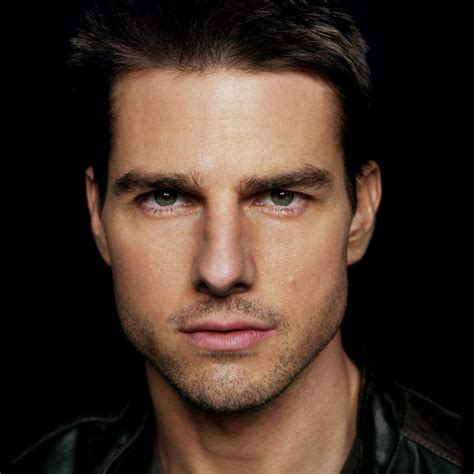
#> input picture ia-main/dataset/Tom Cruise/016_9959338f.jpg, 474 x 474 px; its folder holds only this picture in this run
$ python recortarimg.py
#> lines starting #> are read from the running program, lines starting #| are printed output that depends on the picture
import cv2
import os
import glob

# 1. Configuración
# Pon aquí el nombre de la carpeta del actor que quieres procesar
nombre_actor = 'Tom Cruise'  # Cambia esto por el nombre de tu carpeta
path_origen = os.path.join('dataset', nombre_actor)
path_destino = os.path.join('dataset_procesado', nombre_actor) # Guardaremos las buenas aquí

if not os.path.exists(path_destino):
    os.makedirs(path_destino)

face_cascade = cv2.CascadeClassifier(cv2.data.haarcascades + 'haarcascade_frontalface_default.xml')

print(f"Procesando imágenes de {nombre_actor}...")
count = 0

# 2. Leer todas las imágenes .jpg o .png de la carpeta del actor
rutas_imagenes = glob.glob(os.path.join(path_origen, '*.*'))

for img_path in rutas_imagenes:
    img = cv2.imread(img_path)
#> img is the input picture: shape (474, 474, 3); mean B, G, R 39.6, 49.2, 66.2
    if img is None: continue # Saltar si el archivo no es una imagen válida

    gray = cv2.cvtColor(img, cv2.COLOR_BGR2GRAY)
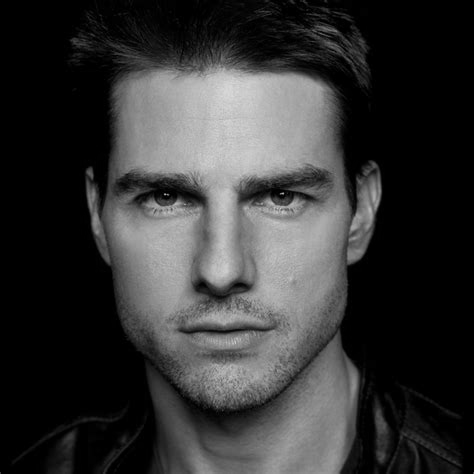
#> gray: shape (474, 474); min 0, max 217, mean 53.2
    faces = face_cascade.detectMultiScale(gray, 1.3, 5)
#> faces = [[66, 73, 319, 319]]

    # 3. Recortar y guardar
    for (x, y, w, h) in faces:
        rostro_recortado = img[y:y + h, x:x + w]
        rostro_recortado = cv2.resize(rostro_recortado, (60, 60), interpolation=cv2.INTER_CUBIC)

        # Guardar con el mismo formato que usaste para las tuyas
        cv2.imwrite(os.path.join(path_destino, f'rostro_{count}.jpg'), rostro_recortado)
        count += 1
#> this loop made 1 pass
#> (x, y, w, h, count) on pass 1: (66, 73, 319, 319, 1)
#> pass 1, `rostro_recortado = img[y:y + h, x:x + w]`:
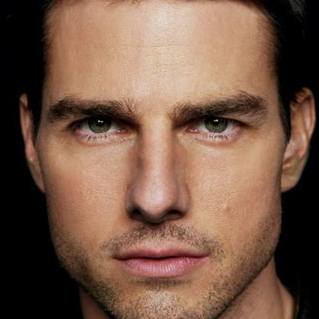
#> rostro_recortado: shape (319, 319, 3); mean B, G, R 71.8, 89.1, 119.7
#> pass 1, `rostro_recortado = cv2.resize(rostro_recortado, (60, 60), interpolatio..`:
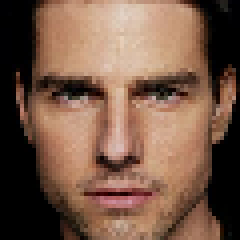
#> rostro_recortado: shape (60, 60, 3) (shown 4 times larger); mean B, G, R 71.8, 89.1, 119.5
#> after the loop, count = 1

print(f"¡Listo! Se extrajeron {count} rostros limpios en la carpeta {path_destino}")
#| ¡Listo! Se extrajeron 1 rostros limpios en la carpeta dataset_procesado/Tom Cruise

$ run again, on ia-main/dataset/Tom Cruise/rostro_22.jpg
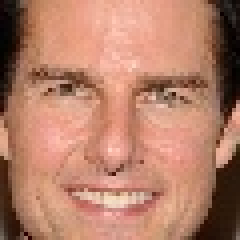
#> input picture ia-main/dataset/Tom Cruise/rostro_22.jpg, 60 x 60 px (shown 4 times larger)
#> img is the input picture: shape (60, 60, 3); mean B, G, R 105.3, 127.2, 181
#> `gray = cv2.cvtColor(img, cv2.COLOR_BGR2GRAY)`:
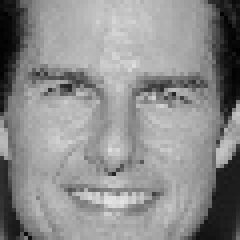
#> gray: shape (60, 60) (shown 4 times larger); min 1, max 227, mean 140.8
#> faces = [[3, 3, 53, 53]]
#> the loop `for (x, y, w, h) in faces:` made 1 pass
#> (x, y, w, h, count) on pass 1: (3, 3, 53, 53, 1)
#> pass 1, `rostro_recortado = cv2.resize(rostro_recortado, (60, 60), interpolatio..`:
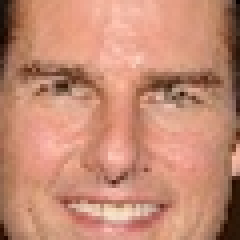
#> rostro_recortado: shape (60, 60, 3) (shown 4 times larger); mean B, G, R 116, 139.2, 197.8
#> after the loop `for (x, y, w, h) in faces:`: count = 1
#| ¡Listo! Se extrajeron 1 rostros limpios en la carpeta dataset_procesado/Tom Cruise

$ run again, on ia-main/dataset/Tom Cruise/rostro_30.jpg
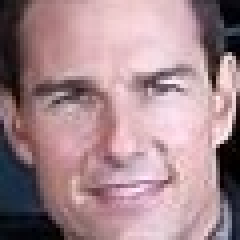
#> input picture ia-main/dataset/Tom Cruise/rostro_30.jpg, 60 x 60 px (shown 4 times larger)
#> img is the input picture: shape (60, 60, 3); mean B, G, R 141.8, 136, 165.6
#> `gray = cv2.cvtColor(img, cv2.COLOR_BGR2GRAY)`:
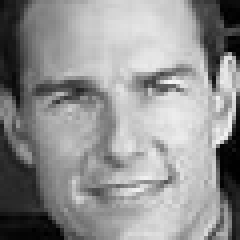
#> gray: shape (60, 60) (shown 4 times larger); min 0, max 245, mean 145.5
#> faces = [[3, 3, 52, 52]]
#> the loop `for (x, y, w, h) in faces:` made 1 pass
#> (x, y, w, h, count) on pass 1: (3, 3, 52, 52, 1)
#> pass 1, `rostro_recortado = cv2.resize(rostro_recortado, (60, 60), interpolatio..`:
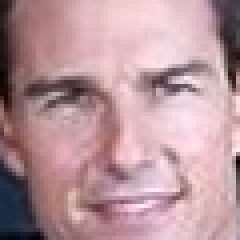
#> rostro_recortado: shape (60, 60, 3) (shown 4 times larger); mean B, G, R 155.2, 149.3, 183.4
#> after the loop `for (x, y, w, h) in faces:`: count = 1
#| ¡Listo! Se extrajeron 1 rostros limpios en la carpeta dataset_procesado/Tom Cruise
